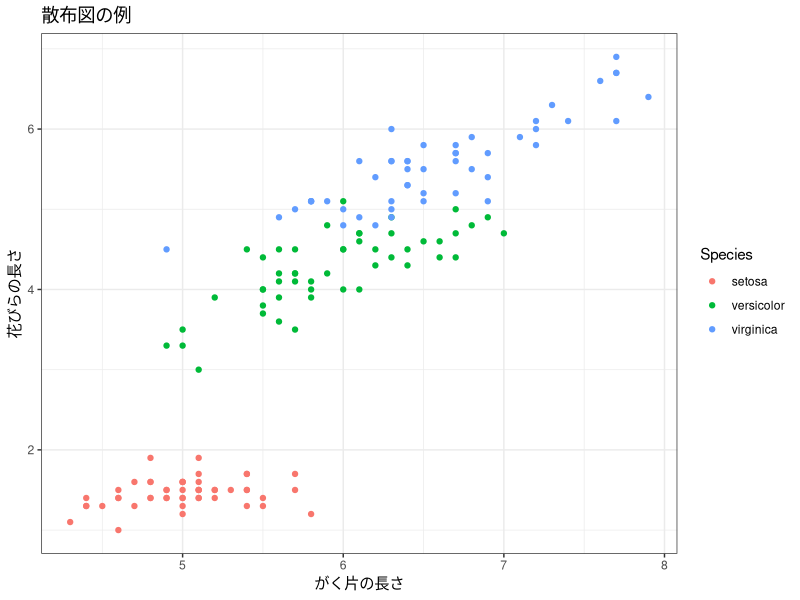
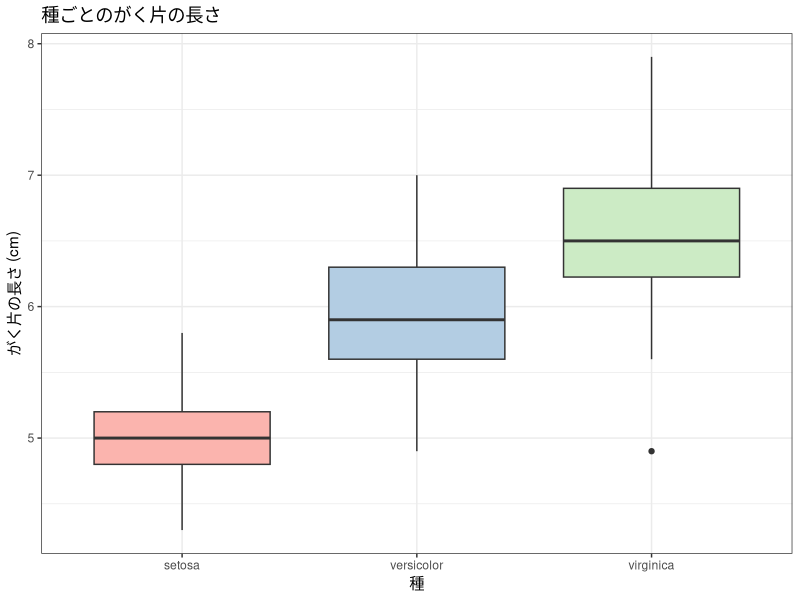

Generate these figures, in order, with R:
## ---- chunk 1
knitr::opts_chunk$set(echo = TRUE, warning = FALSE, message = FALSE,
                      fig.width = 7, fig.height = 4)
library(tidyverse)

# 図の日本語が文字化けしないようにする（ragg があるときだけ有効にする）
if (requireNamespace("ragg", quietly = TRUE)) {
  knitr::opts_chunk$set(dev = "ragg_png")
}
## ---- chunk 2
# 変数への代入
x <- 42
y <- c(1, 2, 3, 4, 5)

# 基本的な統計関数
mean(y)
sd(y)
## ---- chunk 3
# 散布図の基本
ggplot(data = iris, aes(x = Sepal.Length, y = Petal.Length, color = Species)) +
  geom_point() +
  labs(title = "散布図の例", x = "がく片の長さ", y = "花びらの長さ") +
  theme_bw()
## ---- chunk 4
# 箱ひげ図
ggplot(data = iris, aes(x = Species, y = Sepal.Length, fill = Species)) +
  geom_boxplot() +
  scale_fill_brewer(palette = "Pastel1") +
  labs(title = "種ごとのがく片の長さ", x = "種", y = "がく片の長さ (cm)") +
  theme_bw() +
  theme(legend.position = "none")
## ---- chunk 5
# filter + select + mutate + arrange の組み合わせ
iris |>
  filter(Species == "virginica") |>
  select(Sepal.Length, Sepal.Width, Petal.Length) |>
  mutate(sepal_ratio = Sepal.Length / Sepal.Width) |>
  arrange(desc(sepal_ratio)) |>
  head(5)
## ---- chunk 6
# group_by + summarise
iris |>
  group_by(Species) |>
  summarise(
    n    = n(),
    mean = mean(Petal.Length),
    sd   = sd(Petal.Length)
  )
